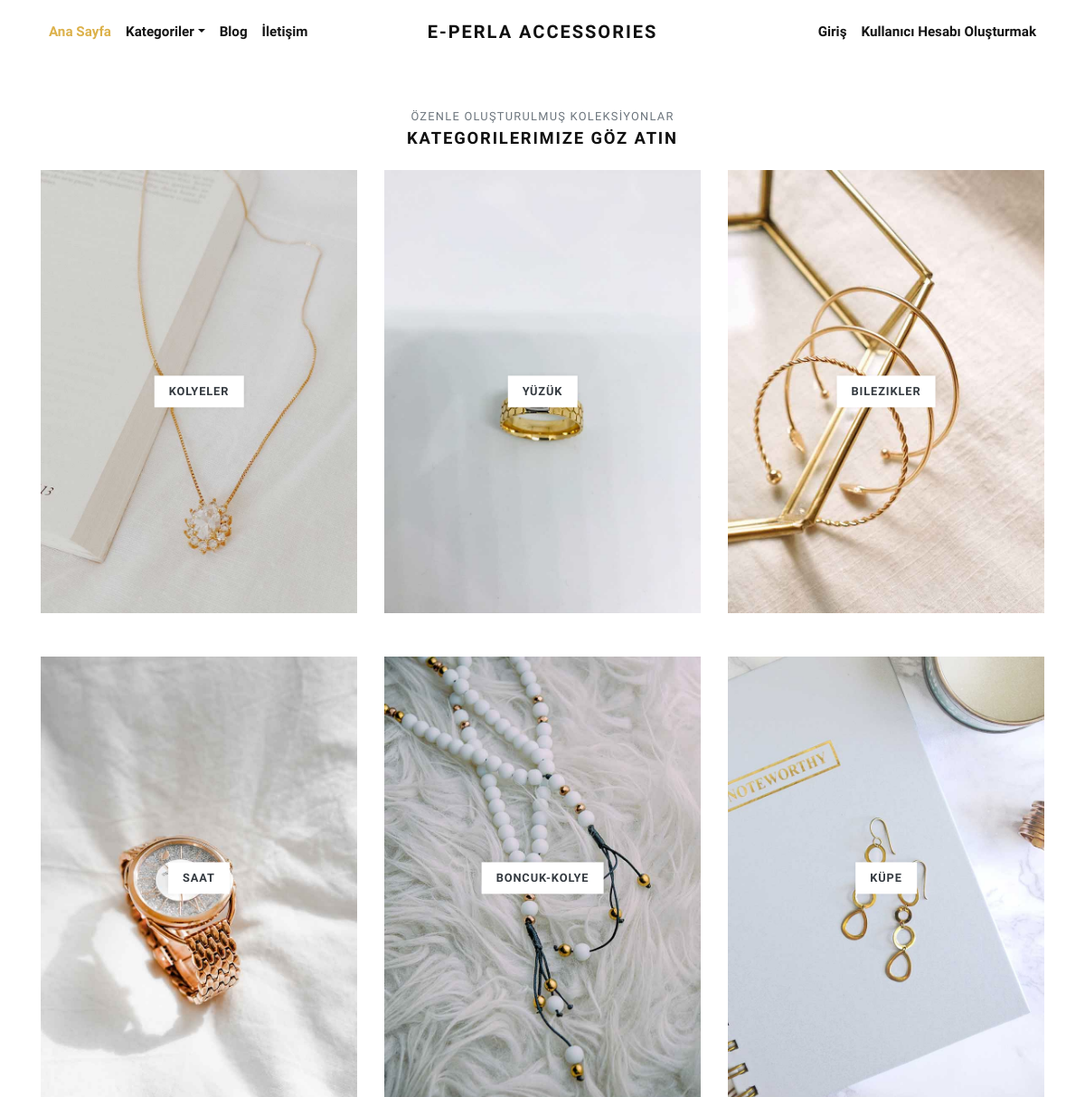
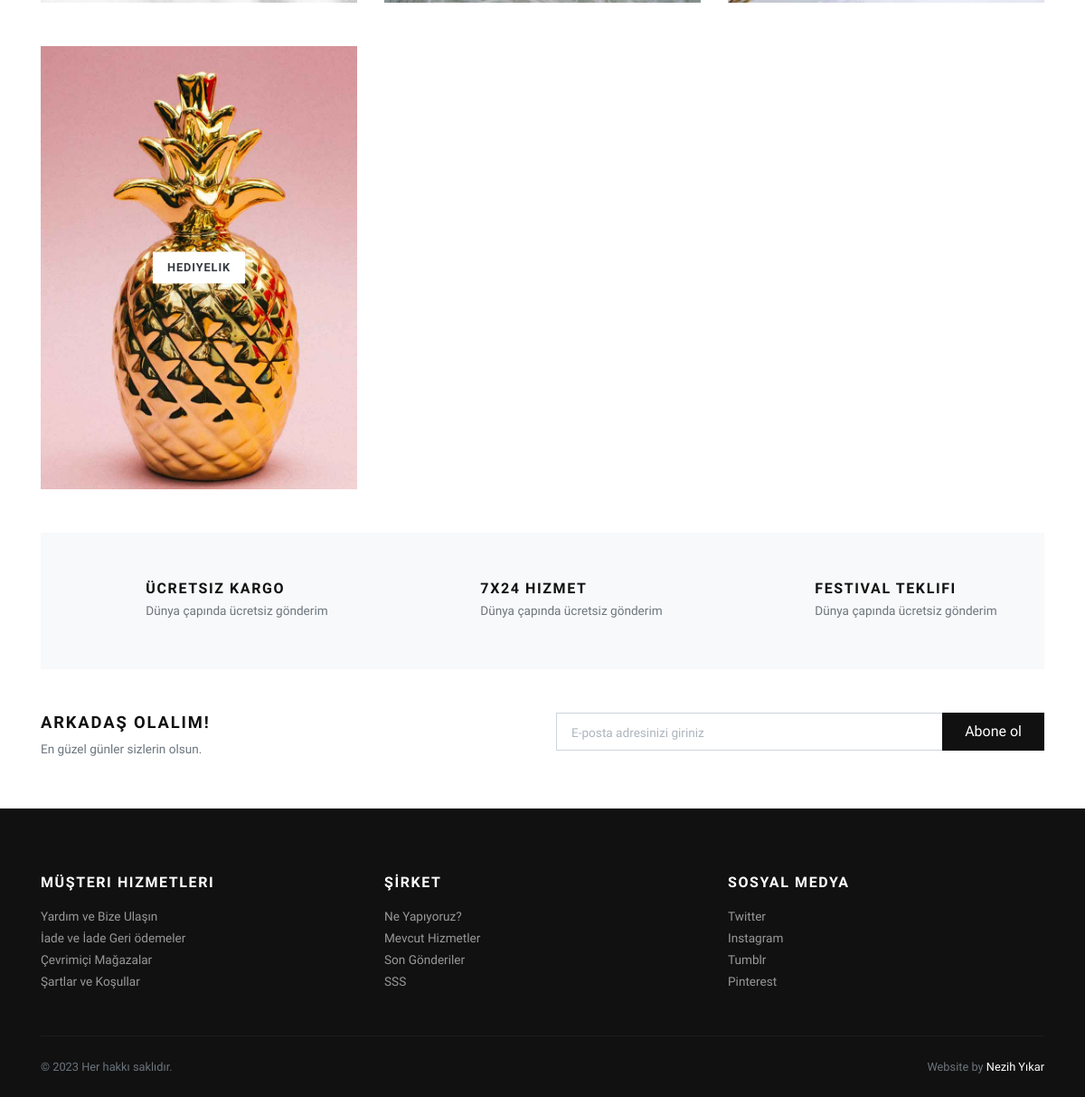
Page /categories/ on the committed database (2 pictures, top to bottom).
### store/models.py (models this page shows, shortened)
class Category(models.Model):
    title = models.CharField(max_length=50, verbose_name="Kategori Başlığı")
    slug = models.SlugField(max_length=55, verbose_name="Kategori Bilgisi")
    description = models.TextField(blank=True, verbose_name=" Kategori Tanımı")
    category_image = models.ImageField(upload_to='category', blank=True, null=True, verbose_name=" Kategori Resmi")
    is_active = models.BooleanField(verbose_name="Aktif ?")
    is_featured = models.BooleanField(verbose_name="Özellikli ?")
    created_at = models.DateTimeField(auto_now_add=True, verbose_name="Oluşturulma Tarihi")
    updated_at = models.DateTimeField(auto_now=True, verbose_name="Güncelleme Tarihi")
    class Meta:
        verbose_name_plural = 'Categories'
        ordering = ('-created_at',)
    class Meta:
        verbose_name_plural = u"Kategoriler"
        verbose_name = u"Kategori"

### store/views.py (the view)
# urls.py: path('categories/', views.all_categories, name="all-categories"),
def all_categories(request):
    categories = Category.objects.filter(is_active=True)
    return render(request, 'store/categories.html', {'categories': categories})

### store/context_preprocessors.py (called while the page is built)
def store_menu(request):
    categories = Category.objects.filter(is_active=True)
    context = {
        'categories_menu': categories,
    }
    return context

def cart_menu(request):
    if request.user.is_authenticated:
        cart_items= Cart.objects.filter(user=request.user)
        context = {
            'cart_items': cart_items,
        }
    else:
        context = {}
    return context

### templates/store/categories.html (shortened to what this page needs)
{% extends 'base.html' %}
{% load static %}
      {% block content %}
      <div class="container">
        <section class="pt-5">
          <header class="text-center">
            <p class="small text-muted small text-uppercase mb-1">ÖZENLE OLUŞTURULMUŞ KOLEKSİYONLAR</p>
            <h2 class="h5 text-uppercase mb-4"> Kategorilerimize göz atın</h2>
          </header>
          <div class="row">
          {% if categories %}
            {% for category in categories %}
              <div class="col-md-4 mb-4 mb-md-5">
                <a class="category-item" href="{% url 'store:category-products' category.slug %}">
                  <strong class="category-item-title">{{ category.title }}</strong>
                </a>
              </div>
            {% endfor %}
          {% endif %}
          </div>
        </section>
        <section class="py-5 bg-light">
          <div class="container">
            <div class="row text-center">
              <div class="col-lg-4 mb-3 mb-lg-0">
                <div class="d-inline-block">
                  <div class="media align-items-end">
                    <svg class="svg-icon svg-icon-big svg-icon-light">
                      <use xlink:href="#delivery-time-1"> </use>
                    </svg>
                    <div class="media-body text-left ml-3">
                      <h6 class="text-uppercase mb-1">Ücretsiz kargo</h6>
                      <p class="text-small mb-0 text-muted">Dünya çapında ücretsiz gönderim</p>
                    </div>
                  </div>
                </div>
              </div>
              <div class="col-lg-4 mb-3 mb-lg-0">
                <div class="d-inline-block">
                  <div class="media align-items-end">
                    <svg class="svg-icon svg-icon-big svg-icon-light">
                      <use xlink:href="#helpline-24h-1"> </use>
                    </svg>
                    <div class="media-body text-left ml-3">
                      <h6 class="text-uppercase mb-1">7X24 HIZMET</h6>
                      <p class="text-small mb-0 text-muted">Dünya çapında ücretsiz gönderim</p>
                    </div>
                  </div>
                </div>
              </div>
              <div class="col-lg-4">
                <div class="d-inline-block">
                  <div class="media align-items-end">
                    <svg class="svg-icon svg-icon-big svg-icon-light">
                      <use xlink:href="#label-tag-1"> </use>
                    </svg>
                    <div class="media-body text-left ml-3">
                      <h6 class="text-uppercase mb-1">Festival teklifi</h6>
                      <p class="text-small mb-0 text-muted">Dünya çapında ücretsiz gönderim</p>
                    </div>
                  </div>
                </div>
              </div>
            </div>
          </div>
        </section>
        <section class="py-5">
          <div class="container p-0">
            <div class="row">
              <div class="col-lg-6 mb-3 mb-lg-0">
                <h5 class="text-uppercase">Arkadaş olalım!</h5>
                <p class="text-small text-muted mb-0">En güzel günler sizlerin olsun.</p>
              </div>
              <div class="col-lg-6">
                <form action="#">
                  <div class="input-group flex-column flex-sm-row mb-3">
                    <input class="form-control form-control-lg py-3" type="email" placeholder="E-posta adresinizi giriniz" aria-describedby="button-addon2">
                    <div class="input-group-append">
                      <button class="btn btn-dark btn-block" id="button-addon2" type="submit">Abone ol</button>
                    </div>
                  </div>
                </form>
              </div>
            </div>
          </div>
        </section>
      </div>
      {% endblock content %}

### static/css/style.default.css (style rules this page uses)
.text-small { font-size: 0.85rem !important; }
strong { font-weight: 700; }
.category-item { display: block; position: relative; color: #343a40; transition: all 0.3s; }
.category-item-title { display: inline-block; padding: 0.5rem 1rem; background: #fff; text-transform: uppercase; letter-spacing: 0.07em; position: absolute; top: 50%; left: 50%; -webkit-transform: translate(-50%, -50%); transform: translate(-50%, -50%); box-shadow: 0 0 5px rgba(0, 0, 0, 0.07); font-size: 0.8rem; }
.text-uppercase { text-transform: uppercase; letter-spacing: 0.1em; }
.svg-icon { width: 32px; height: 32px; vertical-align: text-bottom; stroke: currentColor; stroke-width: 3; --layer1: currentColor; --layer2: currentColor; --layer3: currentColor; }
.svg-icon.svg-icon-light { stroke-width: 2; }
.svg-icon-big { width: 48px; height: 48px; }
.btn { font-weight: 400; border: 1px solid transparent; font-family: inherit; padding: 0.375rem 1.5rem; font-size: 1rem; line-height: 1.5; border-radius: 0; transition: color 0.15s ease-in-out, background-color 0.15s ease-in-out, border-color 0.15s ease-in-out, box-shadow 0.15s ease-in-out; }
.btn-dark { color: #fff; background-color: #111111; border-color: #111111; }
body { font-family: "Libre Franklin", sans-serif; font-size: 1rem; font-weight: 400; line-height: 1.5; color: #111111; background-color: #fff; }
a { color: #dcb14a; text-decoration: none; }
h1, h2, h3, h4, h5, h6, .h1, .h2, .h3, .h4, .h5, .h6 { margin-bottom: 0.5rem; font-family: inherit; font-weight: 900; line-height: 1.2; color: inherit; }
h2, .h2 { font-size: 1.9rem; }
h5, .h5 { font-size: 1.15rem; }
h6, .h6 { font-size: 1rem; }
small, .small { font-size: 80%; font-weight: 400; }
.bg-light { background-color: #f8f9fa !important; }
.form-control { padding: 0.375rem 0.75rem; font-size: 1rem; line-height: 1.5; color: #495057; background-color: #fff; border: 1px solid #ced4da; border-radius: 0; transition: border-color 0.15s ease-in-out, box-shadow 0.15s ease-in-out; }
.form-control::placeholder { color: #adb5bd; font-size: 0.85rem; font-weight: 400; }
.form-control-lg { padding: 0.5rem 1rem; font-size: 1rem; line-height: 1.5; border-radius: 0; }

### rows in the picture
Category: title "KOLYELER"
Category: title "YÜZÜK"
Category: title "BILEZIKLER"
Category: title "SAAT"
Category: title "BONCUK-KOLYE"
Category: title "KÜPE"
Category: title "HEDIYELIK"
